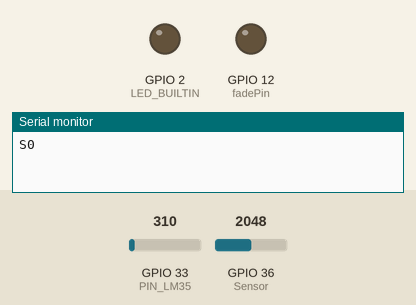
Recording of a sketch running on a simulated ESP32. On the bench: output pins drawn as LEDs (lit = HIGH), the last lines printed to the serial monitor. The test bench sets the inputs (shaded band); at power-on: GPIO 36 (Sensor) = 2048, GPIO 33 (PIN_LM35) = 310. WiFi joins after 1.5 s; servers stay silent unless stated; the local clock reads 2024-03-15 10:24:30 at power-on unless the sketch sets it.

Above: at 2.7 s.
2.8 s: GPIO 36 (Sensor) set to 2104
At 4.0 s:
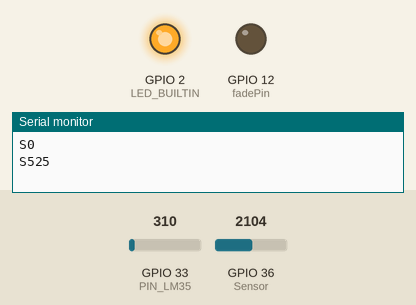
4.3 s: GPIO 36 (Sensor) set to 2047
At 5.3 s:
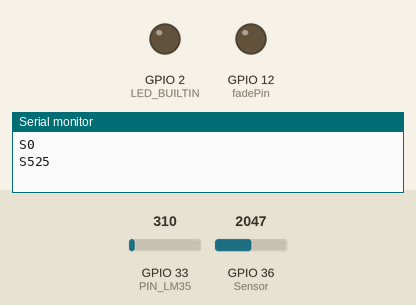
5.8 s: GPIO 36 (Sensor) set to 2540
At 7.0 s:
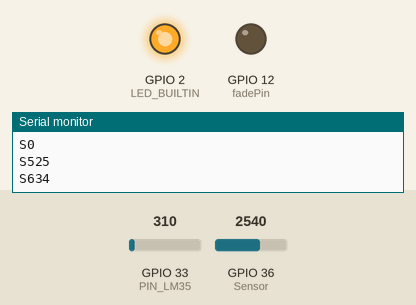
Timing chart, 0 to 8.8 s (numbered marks = the images above; inputs shaded):
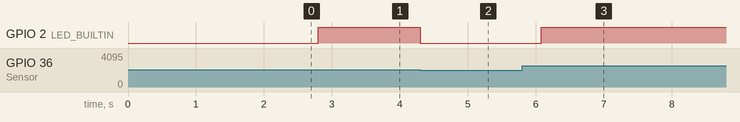

Measured:
- the behaviour switches between 2053 and 2054 on GPIO 36 (Sensor) (found by bisection; images 0 and 1)
- after the input at 2.8 s, GPIO 2 (LED_BUILTIN): LOW → HIGH at once
- after the input at 4.3 s, GPIO 2 (LED_BUILTIN): HIGH → LOW at once
- after the input at 5.8 s, GPIO 2 (LED_BUILTIN): LOW → HIGH after 0.28 s

The sketch:

main.ino
```cpp
#include <WiFi.h>                          //importa biblioteca para conectar esp32 com wifi
#include <IOXhop_FirebaseESP32.h>          //importa biblioteca para esp32 se comunicar com firebase
#include <ArduinoJson.h>                   //importa biblioteca para colocar informação no formato json, utilizado no firebase
#include <WiFiManager.h>
#include "time.h"

#define FIREBASE_HOST "https://hachiko-54054-default-rtdb.firebaseio.com/"    //FIREBASE_HOST DEFINIÇÃO DO LINK DO BANCO DE DADOS
#define FIREBASE_AUTH "zuvaxVyztnmo4FtNt3xvWkVlUwjek6ebHmuhhSns"   //FIREBASE_AUTH COMPARTILHAMENTO DA SENHA DO BANCO DE DADOS

#define ADC_VREF_mV    5000.0 //  millivolt
#define ADC_RESOLUTION 4096.0
#define PIN_LM35       33 // Pino do sensor na ESP 32
//-------------------------------------------------------------------------------------------------------------------------------------------
const char* ntpServer = "pool.ntp.org";
const long  gmtOffset_sec = 0;
const int   daylightOffset_sec = -3600*3;
char timeHour[3];
char timeMinuto[3];
char timeWeekDay[10];
char timeDia[3];
char timeMes[10];
char timeAno[5];
int tempoatual;
//-------------------------------------------------------------------------------------------------------------------------------------------
//coisas pulse sensor
int fadePin = 12;
int fadeRate = 0;
volatile int BPM;
volatile int Signal;
volatile int IBI = 600;
volatile boolean Pulse = false;
volatile boolean QS = false;
//-------------------------------------------------------------------------------------------------------------------------------------------
void setup()
{
    wifiman();

    configTime(gmtOffset_sec, daylightOffset_sec, ntpServer);
    LocalTime();
    tempoatual=0;

    Serial.begin(9600);
    Serial.begin(115200);
    Serial.begin(9600);
    Serial.begin(115200);
    Firebase.begin(FIREBASE_HOST, FIREBASE_AUTH);   //INICIA COMUNICAÇÃO COM O BANCO FIREBASE DEFINIDO
    //-----------------------------------------------------------------------------------------------------------------------------------------
    //coisas pulse sensor
    pinMode(LED_BUILTIN,OUTPUT);
    pinMode(fadePin,OUTPUT);
    interruptSetup();
    // serial begin 115200?
   //-----------------------------------------------------------------------------------------------------------------------------------------
}

void loop()
{
    LocalTime();
    int adcVal = analogRead(PIN_LM35);
    float milliVolt = adcVal * (ADC_VREF_mV / ADC_RESOLUTION); // CONVERTE O  Analogical to Digital Convert (porta 36) PRA VOLTAGEM EM MILIVOLT
    float tempC = milliVolt / 10; // conta pra converter a voltagem para temperatura em graus celsius
    //----------------------------------------------------------------------------------------------------------------------------------------
    // PULSESENSOR
  	sendDataToProcessing('S', Signal);
  if (QS == true){
        fadeRate = 255;
        sendDataToProcessing('B',BPM);
        sendDataToProcessing('Q',IBI);
        QS = false;
        Serial.println(BPM);
     }

      //ledFadeToBeat(); ??
      yield();

    //-----------------------------------------------------------------------------------------------------------------------------------------

    //-------------------------------------------------------------------------------------------------------------- PUXANDO E SETANDO FIREBASE
    Firebase.setInt("/medicoes/BATIMENTOS", BPM);
    Firebase.setInt("/medicoes/TEMPERATURA", tempC);
    Firebase.setString("/medicoes/HORA", timeHour);
    Firebase.setString("/medicoes/MINUTO", timeMinuto);
    Firebase.setString("/medicoes/DIASEMANA", timeWeekDay);
    Firebase.setString("/medicoes/DIA", timeDia);
    Firebase.setString("/medicoes/MES", timeMes);
    Firebase.setString("/medicoes/ANO", timeAno);

  if(millis()-tempoatual>=60000*15){
    StaticJsonBuffer<200> jsonBuffer;
    JsonObject& root = jsonBuffer.createObject();
    root["BATIMENTOS"] = BPM;
    root["TEMPERATURA"] = tempC ;
    root["HORA"] = timeHour ;
    root["MINUTO"] = timeMinuto ;
    root["DIASEMANA"] = timeWeekDay ;
    root["DIA"] = timeDia ;
    root["MES"] = timeMes ;
    root["ANO"] = timeAno ;
    Firebase.push("/medicoesAnterioresEsp", root);
    tempoatual=millis();
  }
    delay(1000);
}

void sendDataToProcessing(char symbol, int data ){
    Serial.print(symbol);               //dados pulse sensor
    Serial.println(data);
  }
```

interrupts.ino
```cpp
volatile int rate[10];                    // array to hold last ten IBI values
volatile unsigned long sampleCounter = 0; // used to determine pulse timing
volatile unsigned long lastBeatTime = 0;  // used to find IBI
volatile int P =512;                      // used to find peak in pulse wave, seeded
volatile int T = 512;                     // used to find trough in pulse wave, seeded
volatile int thresh = 512;                // used to find instant moment of heart beat, seeded
volatile int amp = 0;                   // used to hold amplitude of pulse waveform, seeded
volatile boolean firstBeat = true;        // used to seed rate array so we startup with reasonable BPM
volatile boolean secondBeat = false;      // used to seed rate array so we startup with reasonable BPM


hw_timer_t * timer = NULL;


void interruptSetup(){
  // Use 1st timer of 4 (counted from zero).
  // Set 80 divider for prescaler (see ESP32 Technical Reference Manual for more
  // info).
  timer = timerBegin(0, 80, true);

  // Initializes Timer to run the ISR to sample every 2mS as per original Sketch.
  // Attach ISRTr function to our timer.
  timerAttachInterrupt(timer, &ISRTr, true);


  // Set alarm to call isr function every 2 milliseconds (value in microseconds).
  // Repeat the alarm (third parameter)
  timerAlarmWrite(timer, 2000, true);

  // Start an alarm
  timerAlarmEnable(timer);

}


// THIS IS THE HW-TIMER INTERRUPT SERVICE ROUTINE.
// Timer makes sure that we take a reading every 2 miliseconds
void ISRTr(){                                 // triggered when timer fires....
  Signal = analogRead(36);                    // read the Pulse Sensor on pin 34 3.3v sensor power......default ADC setup........
  Signal = map(Signal, 0, 4095, 0, 1023);     // Map the value back to original sketch range......
  sampleCounter += 2;                         // keep track of the time in mS with this variable
  int N = sampleCounter - lastBeatTime;       // monitor the time since the last beat to avoid noise

    //  find the peak and trough of the pulse wave
  if(Signal < thresh && N > (IBI/5)*3){       // avoid dichrotic noise by waiting 3/5 of last IBI
    if (Signal < T){                        // T is the trough
      T = Signal;                         // keep track of lowest point in pulse wave
    }
  }

  if(Signal > thresh && Signal > P){          // thresh condition helps avoid noise
    P = Signal;                             // P is the peak
  }                                        // keep track of highest point in pulse wave

  //  NOW IT'S TIME TO LOOK FOR THE HEART BEAT
  // signal surges up in value every time there is a pulse
  if (N > 250){                                   // avoid high frequency noise
    if ( (Signal > thresh) && (Pulse == false) && (N > (IBI/5)*3) ){
      Pulse = true;                               // set the Pulse flag when we think there is a pulse
      digitalWrite(LED_BUILTIN,HIGH);                // turn on pin 13 LED
      IBI = sampleCounter - lastBeatTime;         // measure time between beats in mS
      lastBeatTime = sampleCounter;               // keep track of time for next pulse

      if(secondBeat){                        // if this is the second beat, if secondBeat == TRUE
        secondBeat = false;                  // clear secondBeat flag
        for(int i=0; i<=9; i++){             // seed the running total to get a realisitic BPM at startup
          rate[i] = IBI;
        }
      }

      if(firstBeat){                         // if it's the first time we found a beat, if firstBeat == TRUE
        firstBeat = false;                   // clear firstBeat flag
        secondBeat = true;                   // set the second beat flag
        sei();                               // enable interrupts again
        return;                              // IBI value is unreliable so discard it
      }


      // keep a running total of the last 10 IBI values
      word runningTotal = 0;                  // clear the runningTotal variable

      for(int i=0; i<=8; i++){                // shift data in the rate array
        rate[i] = rate[i+1];                  // and drop the oldest IBI value
        runningTotal += rate[i];              // add up the 9 oldest IBI values
      }

      rate[9] = IBI;                          // add the latest IBI to the rate array
      runningTotal += rate[9];                // add the latest IBI to runningTotal
      runningTotal /= 10;                     // average the last 10 IBI values
      BPM = 60000/runningTotal;               // how many beats can fit into a minute? that's BPM!
      QS = true;                              // set Quantified Self flag
      // QS FLAG IS NOT CLEARED INSIDE THIS ISR
    }
  }

  if (Signal < thresh && Pulse == true){   // when the values are going down, the beat is over
    digitalWrite(LED_BUILTIN,LOW);            // turn off pin 13 LED
    Pulse = false;                         // reset the Pulse flag so we can do it again
    amp = P - T;                           // get amplitude of the pulse wave
    thresh = amp/2 + T;                    // set thresh at 50% of the amplitude
    P = thresh;                            // reset these for next time
    T = thresh;
  }

  if (N > 2500){                           // if 2.5 seconds go by without a beat
    thresh = 512;                          // set thresh default
    P = 512;                               // set P default
    T = 512;                               // set T default
    lastBeatTime = sampleCounter;          // bring the lastBeatTime up to date
    firstBeat = true;                      // set these to avoid noise
    secondBeat = false;                    // when we get the heartbeat back
  }


}// end isr
```

time.ino
```cpp
void LocalTime(){
  struct tm timeinfo;

  strftime(timeHour,3, "%H", &timeinfo);
  strftime(timeMinuto,3, "%M", &timeinfo);
  strftime(timeWeekDay,10, "%A", &timeinfo);
  strftime(timeDia,3, "%d", &timeinfo);
  strftime(timeMes,10, "%B", &timeinfo);
  strftime(timeAno,5, "%Y", &timeinfo);
}
```

wifimanager.ino
```cpp
void wifiman(){
Serial.begin(115200);

    //WiFiManager, Local intialization. Once its business is done, there is no need to keep it around
    WiFiManager wm;

    // reset settings - wipe stored credentials for testing
    // these are stored by the esp library
    //wm.resetSettings();

    // Automatically connect using saved credentials,
    // if connection fails, it starts an access point with the specified name ( "AutoConnectAP"),
    // if empty will auto generate SSID, if password is blank it will be anonymous AP (wm.autoConnect())
    // then goes into a blocking loop awaiting configuration and will return success result

    bool res;
    // res = wm.autoConnect(); // auto generated AP name from chipid
    // res = wm.autoConnect("AutoConnectAP"); // anonymous ap
    res = wm.autoConnect("ESP32","hachikooo"); // password protected ap
}
```
